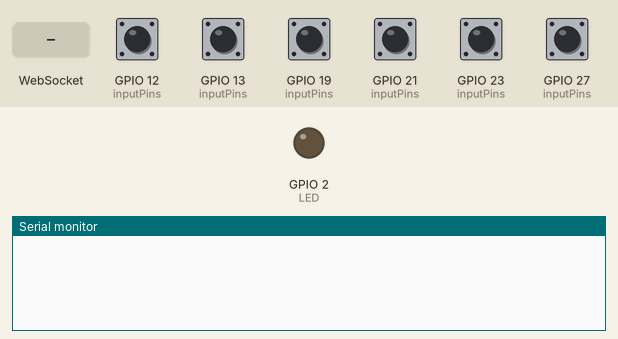
A sketch run on a simulated ESP32. On the bench: output pins drawn as LEDs (lit = HIGH), the last lines printed to the serial monitor. Inputs (shaded band) come from the test bench; at power-on: GPIO 12 (inputPins), GPIO 13 (inputPins), GPIO 19 (inputPins), GPIO 21 (inputPins), GPIO 23 (inputPins), GPIO 27 (inputPins) HIGH. WiFi joins after 1.5 s; servers stay silent unless stated.

Above: at 2.7 s.
2.8 s: GPIO 12 (inputPins) pulled LOW for 0.15 s
At 3.6 s:
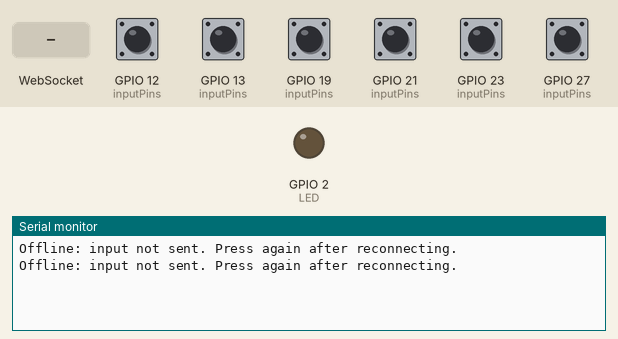
4.4 s: WebSocket text "1" received
At 5.6 s:
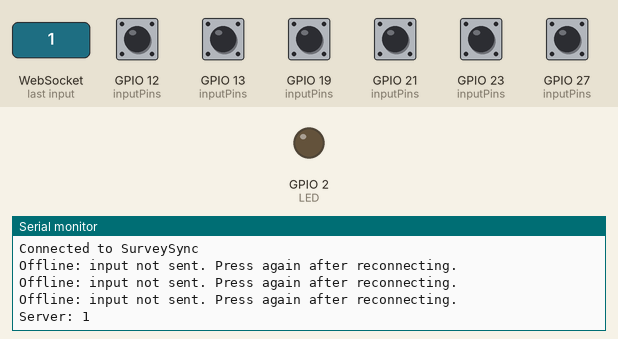

The sketch:

Blink32.ino
```cpp
#include <WiFi.h>
#include <WebSocketsClient.h>
#include <WiFiManager.h>

// Use the computer's LAN address when testing with an ESP32, never localhost.
const char* webSocketServerAddress = "192.168.3.176";
const int webSocketPort = 4001;
const int LED = 2;
const int numDevices = 2;
const int tableIDs[numDevices] = {3416, 3417};
// Actual assignments from the supplied sketch: No/red, Help, Yes/green.
const int inputPins[numDevices][3] = {{23, 21, 19}, {27, 12, 13}};
const unsigned long debounceMs = 35;
WebSocketsClient webSocket;

struct ButtonState {
  int candidate = HIGH;
  int stable = HIGH;
  unsigned long changedAt = 0;
};
ButtonState buttons[numDevices][3];
unsigned long ledStartedAt = 0;
bool ledOn = false;

void setupWifi() {
  WiFiManager manager;
  if (!manager.autoConnect("ESP32-Config", "surveysync")) ESP.restart();
}

void sendData(int tableID, int value) {
  if (!webSocket.isConnected()) {
    Serial.println("Offline: input not sent. Press again after reconnecting.");
    return;
  }
  String message = String(tableID) + "\t" + String(value);
  webSocket.sendTXT(message);
  Serial.println(message);
  digitalWrite(LED, HIGH);
  ledStartedAt = millis();
  ledOn = true;
}

void webSocketEvent(WStype_t type, uint8_t* payload, size_t length) {
  if (type == WStype_CONNECTED) {
    Serial.println("Connected to SurveySync");
    sendData(1111, -1);
    // Clear any help left open when a release occurred during disconnection.
    // Reconcile Help only; never replay old Yes/No into another quiz or mode.
    for (int device = 0; device < numDevices; device++) {
      sendData(tableIDs[device], digitalRead(inputPins[device][1]) == LOW ? 2 : 3);
    }
  } else if (type == WStype_DISCONNECTED) {
    Serial.println("Disconnected. Waiting to reconnect...");
  } else if (type == WStype_TEXT) {
    Serial.printf("Server: %.*s\n", (int)length, payload);
  }
}

void setup() {
  Serial.begin(115200);
  pinMode(LED, OUTPUT);
  for (int device = 0; device < numDevices; device++) {
    for (int button = 0; button < 3; button++) pinMode(inputPins[device][button], INPUT_PULLUP);
  }
  setupWifi();
  webSocket.begin(webSocketServerAddress, webSocketPort, "/");
  webSocket.onEvent(webSocketEvent);
  webSocket.setReconnectInterval(2000);
}

void loop() {
  if (WiFi.status() != WL_CONNECTED) setupWifi();
  webSocket.loop();
  const unsigned long now = millis();
  for (int device = 0; device < numDevices; device++) {
    for (int button = 0; button < 3; button++) {
      ButtonState& state = buttons[device][button];
      const int reading = digitalRead(inputPins[device][button]);
      if (reading != state.candidate) { state.candidate = reading; state.changedAt = now; }
      if (now - state.changedAt < debounceMs || state.stable == state.candidate) continue;
      state.stable = state.candidate;
      if (button == 1) sendData(tableIDs[device], state.stable == LOW ? 2 : 3);
      else if (state.stable == LOW) sendData(tableIDs[device], button == 2 ? 1 : 0);
    }
  }
  if (ledOn && now - ledStartedAt >= 100) { digitalWrite(LED, LOW); ledOn = false; }
  delay(1);
}
```

Measured:
- after the input at 2.8 s, the serial monitor: prints a new line at once (image 1)
- after the input at 4.4 s, the serial monitor: prints a new line at once (image 2)
